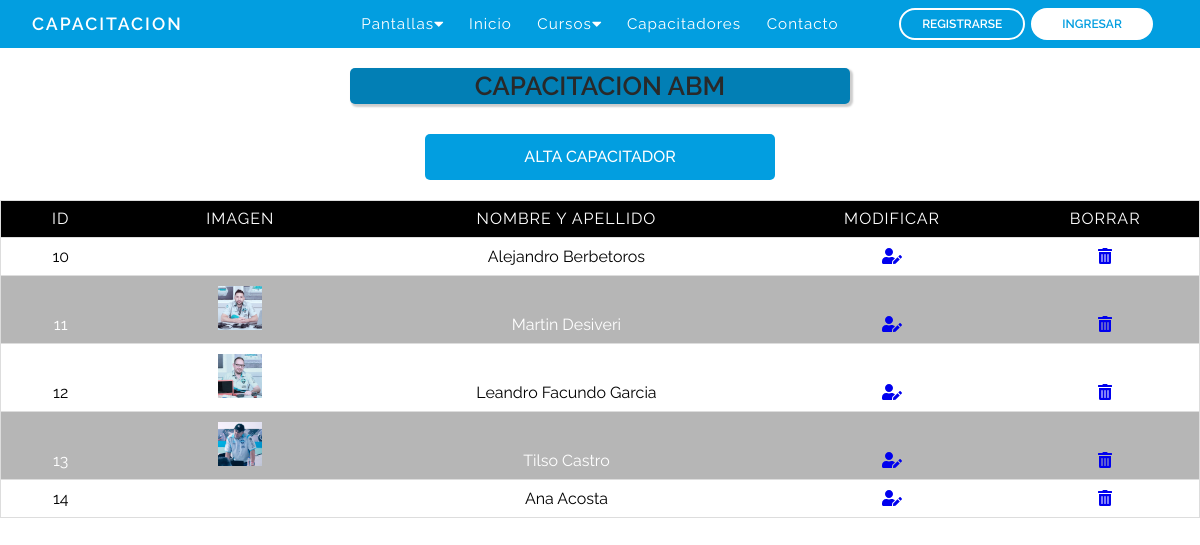
The page /abm.php on the database as committed earlier.
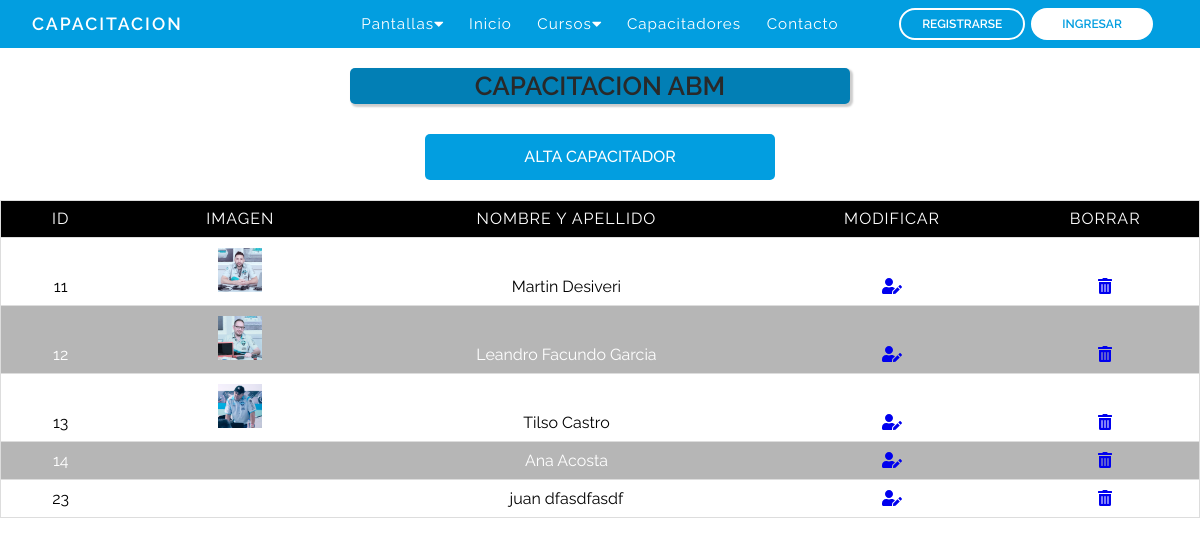
The same page on the database as committed later.
### tables this page shows
CREATE TABLE `capacitadores` (
  `id` int(10) NOT NULL,
  `nombre` varchar(120) NOT NULL,
  `apellido` varchar(120) NOT NULL,
  `cuil_cuit` int(11) NOT NULL,
  `imagen` varchar(255) NOT NULL,
  `telefono` varchar(12) NOT NULL,
  `direccion` varchar(120) NOT NULL,
  `codigo_postal` varchar(10) NOT NULL,
  `email` varchar(120) NOT NULL,
  `especialidad` varchar(255) NOT NULL,
  `descripcion` varchar(1000) NOT NULL,
  `provincia` varchar(60) NOT NULL,
  `fecha_alta` date NOT NULL DEFAULT current_timestamp(),
  `fecha_baja` date NOT NULL
);

### abm.php (the view, shortened to what this page needs)
<?php
require_once('bd/conexion.php');
$consulta = $pdo->prepare('SELECT id, imagen, nombre, apellido FROM capacitadores');
$consulta -> execute();
?>
<!DOCTYPE html>
<html lang="es">
<head>
	<link rel="stylesheet" href="css/reset.css">
	<link rel="stylesheet" type="text/css" href="css/abm.css">
</head>
</body>
<body>
	<header>
		<?php require_once("nav.php") ?>
	</header>
		<div class="cont_title">
			<p>CAPACITACION ABM</p>
		</div>
			<div class="contenedor">
			<a href="formularioCapacitador.php" class="btnAlta">ALTA CAPACITADOR</a>
		<table border="1">
			<thead>
				<tr>
					<th class="id">Id</th>
					<th class="imagen">Imagen</th>
					<th class="nombreApellido">Nombre y apellido</th>
					<th class="Borrar">Modificar</th>
					<th class="Editar">Borrar</th>
				</tr>
			</thead>
			<tbody>
				<tr>
				<?php while ($datos = $consulta->fetch(PDO::FETCH_ASSOC)) { ?>
					<td class="id" data-label="id"><?= $datos['id'] ?></td>
					<td class="imagen" data-label="Imagen"><img width="20%" src="images/capacitadores/<?= $datos['imagen'] ?>" alt=""></td>
					<td class="nombreApellido" data-label="Nombre y Apellido"><?= $datos['nombre'].' '.$datos['apellido'] ?></td>
					<td class="Editar"><a href="<?= 'editCapacitador.php?id='.$datos['id'] ?>"><i class="fas fa-user-edit"></i></a></td>
					<td class="Borrar"><a href="<?= 'deleteCapacitador.php?id='.$datos['id'] ?>"><i class="fas fa-trash-alt"></i></a></td>
				</tr>
				<?php } ?>
			</tbody>
		</table>
	</div>
</body>
</html>

### nav.php (shortened to what this page needs)
<!DOCTYPE html>
<html lang="en">
<head>
    <link rel="stylesheet" href="https://use.fontawesome.com/releases/v5.15.4/css/all.css" />
    <link rel="stylesheet" href="css/nav.css">
</head>
<body>
    <nav >
        <div class="containerNav">
            <div class="logo-container">
                <h3 class="logonav"><a class="ancor-nav" href="index.php">CAPACITACION</a></h3>
            </div>
            <div class="nav-btn">
                <div class="nav-links">
                    <ul>
                        <li class="nav-link" style="--i: .85s">
                            <a href="#">Pantallas<i class="fas fa-caret-down"></i></a>
                        </li>
                        <li class="nav-link" style="--i: .6s">
                            <a href="index.php">Inicio</a>
                        </li>
                        <li class="nav-link" style="--i: .85s">
                            <a href="#">Cursos<i class="fas fa-caret-down"></i></a>
                        </li>
                        <li class="nav-link" style="--i: 1.1s">
                            <a href="capacitadores.php">Capacitadores</a>
                        </li>
                        <li class="nav-link" style="--i: 1.35s">
                            <a href="contacto.php">Contacto</a>
                        </li>
                    </ul>
                    </div>
                        <div class="buttons" style="--i: 1.8s">
                            <a href="formularioRegistro.php" class="btn btnRegistrese transparent">Registrarse</a>
                            <a href="login.php" class="btn btnIngresar solid" id="abrirModal">Ingresar</a>
                        </div>
                    </div>
        </div>
    </nav>
</body>
</html>

### css/abm.css (style rules this page uses)
* { font-family: 'Raleway', sans-serif !important; font-size: 16px; }
.cont_title { text-align: center; display: flex; justify-content: center; font-family: 'Raleway', sans-serif !important; }
.cont_title p { max-width: 1200px; border-radius: 5px; color: rgb(41, 41, 41);; width: 500px; font-size: 26px; font-weight: 600; background-color: #027fb5;; box-shadow: 2px 2px 2px 1px rgba(0, 0, 0, 0.2); padding: 5px; margin: 20px 10px 10px 10px; }
.btnAlta { display: block; background-color: #029ee0; width: 200px; border: none; color: #ffffff; font-weight: 500; padding: 12px 10px; text-decoration: none; font-size: 20px; border-radius: 5px; margin: 20px 0 0 0; text-align: center; }
.contenedor { display: flex; flex-wrap: wrap; justify-content: center; }
.btnAlta { background-color: #029ee0; width: 350px; border: none; color: white; font-weight: 500; padding: 15px 12px; text-decoration: none; font-size: 16px; border-radius: 5px; margin: 20px 0 20px 0; text-align: center; }
table { max-width: 1200px; border: 1px solid #ccc; width: 100%; margin: 0; padding: 0; border-collapse: collapse; border-spacing: 0; }
table tr { border: 1px solid #ddd; padding: 5px; }
table td, table th { text-align: center; padding: 10px; }
.id { width: 10%; }
table th { text-transform: uppercase; font-family: 18px; letter-spacing: 1px; background-color: #000000; color: #fff }
.imagen { width: 20%; }

### css/nav.css (style rules this page uses)
* { padding: 0; margin: 0; box-sizing: border-box; }
ul { list-style: none; }
.ancor-nav { text-decoration: none; color: #fff; }
a { text-decoration: none; }
nav { font-family: 'Raleway', sans-serif !important; position: sticky; top: 0px; background-color: #029ee0; width: 100%; z-index: 1000; }
.containerNav { padding: 0 32px; margin: 0 auto; display: flex; position: relative; }
.logo-container { flex: 1; display: flex; align-items: center; }
.nav-btn { flex: 3; display: flex; }
.nav-links { flex: 2; }
.buttons { display: flex; justify-content: center; align-items: center; flex: 1; }
.logonav { color: #fff; font-size: 1.1rem; font-weight: 600; letter-spacing: 2px; text-transform: uppercase; line-height: 3rem; }
.btn { display: inline-block; padding: 8px 21px; font-size: 12px; font-weight: 600; border: 2px solid #fff; border-radius: 32px; line-height: 1; margin: 0 3px; transition: .3s; text-transform: uppercase; }
.btn.solid, .btn.transparent:hover { background-color: #fff; color: #029ee0; }
.btn.transparent, .btn.solid:hover { background-color: transparent; color: #fff; }
.nav-links > ul { display: flex; justify-content: center; align-items: center; }
.nav-link { position: relative; }
.nav-link > a { line-height: 3rem; color: #fff; padding: 0 .8rem; letter-spacing: 1px; font-size: .95rem; display: flex; align-items: center; justify-content: space-between; transition: .5s; }
.btnIngresar { padding-right: 29px; padding-left: 29px; }

Rows that differ between the two databases and show on the page:
removed capacitadores: id "10", nombre "Alejandro", apellido "Berbetoros"
added capacitadores: id "23", nombre "juan", apellido "dfasdfasdf"
